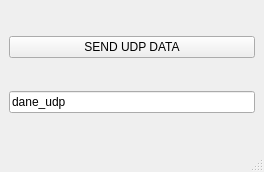
<?xml version="1.0" encoding="UTF-8"?>
<ui version="4.0">
 <class>MainWindow</class>
 <widget class="QMainWindow" name="MainWindow">
  <property name="geometry">
   <rect>
    <x>0</x>
    <y>0</y>
    <width>264</width>
    <height>172</height>
   </rect>
  </property>
  <property name="windowTitle">
   <string>MainWindow</string>
  </property>
  <widget class="QWidget" name="centralwidget">
   <layout class="QVBoxLayout" name="verticalLayout">
    <item>
     <widget class="QPushButton" name="pushButton">
      <property name="text">
       <string>SEND UDP DATA</string>
      </property>
     </widget>
    </item>
    <item>
     <widget class="QLineEdit" name="lineEdit">
      <property name="text">
       <string>dane_udp</string>
      </property>
     </widget>
    </item>
   </layout>
  </widget>
  <widget class="QMenuBar" name="menubar">
   <property name="geometry">
    <rect>
     <x>0</x>
     <y>0</y>
     <width>264</width>
     <height>22</height>
    </rect>
   </property>
  </widget>
  <widget class="QStatusBar" name="statusbar"/>
 </widget>
 <resources/>
 <connections/>
</ui>
